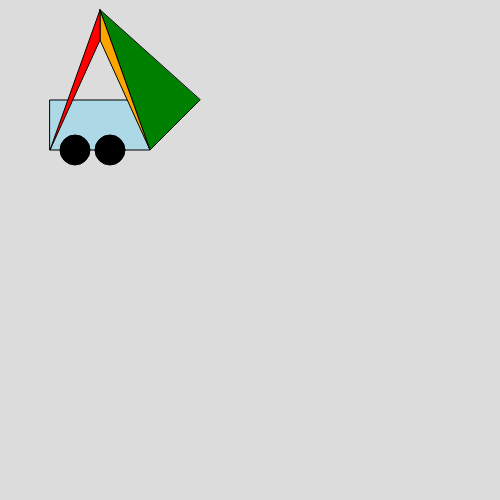
Frame 1 (no input)
Frame 60 (no input): identical to frame 1, image omitted
Frame 120 (the mouse pressed at the canvas centre since frame 60): identical to frame 1, image omitted

The p5.js sketch that drew this single still picture (run headless with seeded random() and noise() and a simulated clock; from frame 60 on, the mouse is pressed at the canvas centre):

// p5.js sketch
// ── sketch.js
function setup() {
  createCanvas(500, 500);
}

function draw() {
  background(220);
  
  // Draw the body
  fill('lightblue');
  rect(50, 100, 100, 50);
  
  // Draw the roof
  fill('green')
  triangle(200, 100, 150, 150, 100, 10);
  fill('orange')
  triangle(100, 40, 150, 150, 100, 10);
  fill('red')
  triangle(100, 40, 50, 150, 100, 10);

  // Draw the wheels
  fill('black');
  ellipse(75, 150, 30, 30);
  ellipse(110, 150, 30, 30);
}
